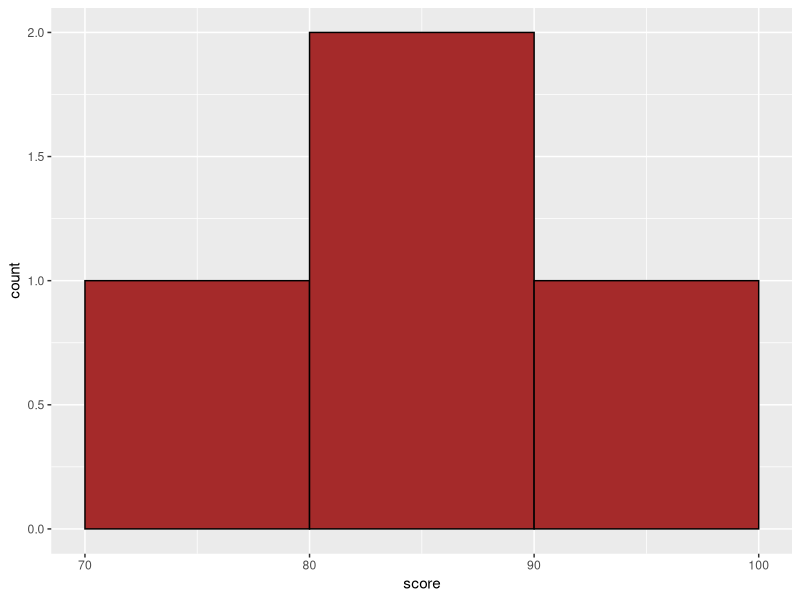

The R source for this figure:
## ---- chunk 1
library(tidyverse)

quiz_score <- tibble(score = c(83, 92, 72, 81))

quiz_score <- quiz_score %>% 
  mutate(dif = score - 82) %>% 
  mutate(dif_sqr = dif**2)

quiz_score
## ---- chunk 2
# write your code here!
ggplot(data = quiz_score, aes(x=score))+
  geom_histogram(breaks = seq(70, 100, 10), fill="brown", color="black")+
  scale_x_continuous(breaks = seq(70, 100, 10))
## ---- chunk 3
# write your code here! 
amazon <- tibble(n = c(0,1,2),
                 prob = c(.2, .4, .4))
amazon <- amazon %>% 
  mutate(dif = n - 1.2) %>% 
  mutate(dif_sqr = dif**2)

amazon
## ---- chunk 4
# write your code here! 
part_a <- (pnorm(600, mean=500, sd=100) - pnorm(400, mean=500, sd=100))
part_a

part_b <- (pnorm(700, mean=500, sd=100) - pnorm(300, mean=500, sd=100))
part_b

part_c <- pnorm(700, mean=500, sd=100)
part_c

part_d <- pnorm(700, mean=500, sd=100, lower.tail=FALSE)
part_d

part_e <- pnorm(500, mean=500, sd=100) - pnorm(500, mean=500, sd=100)
part_e
